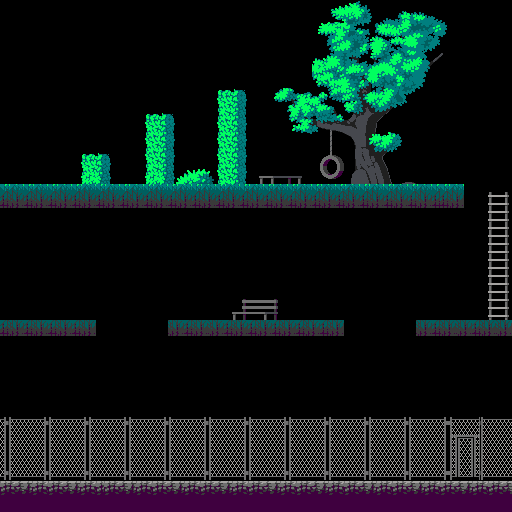

This game map was drawn from its Tiled (.tmx) file and the tilesets committed beside it. A one-line description and the trimmed map source follow:
An orthogonal 64x64 tile map with 8x8 px tiles, 1 tile layer (BG0), 2 tilesets.

<map version="1.10" tiledversion="1.10.2" orientation="orthogonal" renderorder="right-down" width="64" height="64" tilewidth="8" tileheight="8" infinite="0" nextlayerid="4" nextobjectid="1">
 <editorsettings>
  <export target="../Milestone 2/Images/area2BG0.c" format="gba" />
 </editorsettings>
 <tileset firstgid="1" source="area1tileset.tsx" />
 <tileset firstgid="1025" source="area2tileset.tsx" />
 <layer id="1" name="BG0" width="64" height="64">
  <data>[4096 cells, 4090 non-empty, 531 distinct tile ids]</data>
 </layer>
</map>
